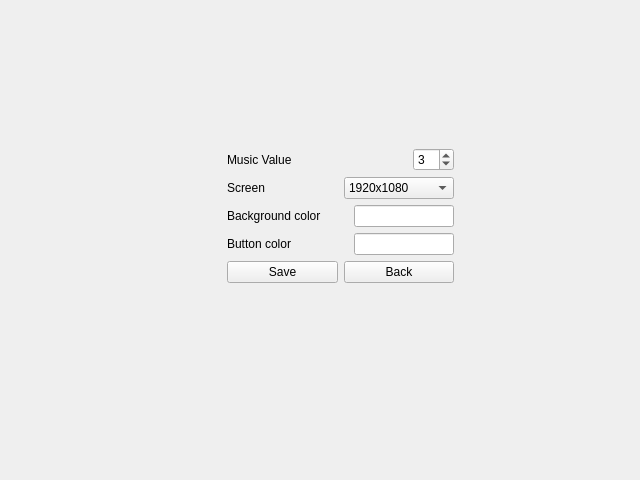
<?xml version="1.0" encoding="UTF-8"?>
<ui version="4.0">
 <class>Settings</class>
 <widget class="QMainWindow" name="Settings">
  <property name="geometry">
   <rect>
    <x>0</x>
    <y>0</y>
    <width>640</width>
    <height>480</height>
   </rect>
  </property>
  <property name="windowTitle">
   <string>MainWindow</string>
  </property>
  <widget class="QWidget" name="centralwidget">
   <widget class="QWidget" name="horizontalLayoutWidget">
    <property name="geometry">
     <rect>
      <x>0</x>
      <y>0</y>
      <width>681</width>
      <height>431</height>
     </rect>
    </property>
    <layout class="QHBoxLayout" name="horizontalLayout">
     <item>
      <spacer name="horizontalSpacer">
       <property name="orientation">
        <enum>Qt::Horizontal</enum>
       </property>
       <property name="sizeHint" stdset="0">
        <size>
         <width>40</width>
         <height>20</height>
        </size>
       </property>
      </spacer>
     </item>
     <item>
      <layout class="QVBoxLayout" name="verticalLayout">
       <item>
        <spacer name="verticalSpacer_2">
         <property name="orientation">
          <enum>Qt::Vertical</enum>
         </property>
         <property name="sizeHint" stdset="0">
          <size>
           <width>20</width>
           <height>40</height>
          </size>
         </property>
        </spacer>
       </item>
       <item>
        <layout class="QHBoxLayout" name="horizontalLayout_2">
         <item>
          <widget class="QLabel" name="Music_label">
           <property name="text">
            <string>Music Value</string>
           </property>
          </widget>
         </item>
         <item>
          <spacer name="horizontalSpacer_3">
           <property name="orientation">
            <enum>Qt::Horizontal</enum>
           </property>
           <property name="sizeHint" stdset="0">
            <size>
             <width>40</width>
             <height>20</height>
            </size>
           </property>
          </spacer>
         </item>
         <item>
          <widget class="QSpinBox" name="Music_range">
           <property name="maximum">
            <number>10</number>
           </property>
           <property name="value">
            <number>3</number>
           </property>
          </widget>
         </item>
        </layout>
       </item>
       <item>
        <layout class="QHBoxLayout" name="horizontalLayout_3">
         <item>
          <widget class="QLabel" name="Screen_label">
           <property name="text">
            <string>Screen</string>
           </property>
          </widget>
         </item>
         <item>
          <widget class="QComboBox" name="Screen_range">
           <item>
            <property name="text">
             <string>1920x1080</string>
            </property>
           </item>
           <item>
            <property name="text">
             <string>640x480</string>
            </property>
           </item>
          </widget>
         </item>
        </layout>
       </item>
       <item>
        <layout class="QHBoxLayout" name="horizontalLayout_5">
         <item>
          <widget class="QLabel" name="Screen_label_2">
           <property name="text">
            <string>Background color</string>
           </property>
          </widget>
         </item>
         <item>
          <widget class="QLineEdit" name="line_color_background">
           <property name="maximumSize">
            <size>
             <width>100</width>
             <height>16777215</height>
            </size>
           </property>
           <property name="maxLength">
            <number>7</number>
           </property>
          </widget>
         </item>
        </layout>
       </item>
       <item>
        <layout class="QHBoxLayout" name="horizontalLayout_6">
         <item>
          <widget class="QLabel" name="Screen_label_3">
           <property name="text">
            <string>Button color</string>
           </property>
          </widget>
         </item>
         <item>
          <widget class="QLineEdit" name="line_color_button">
           <property name="maximumSize">
            <size>
             <width>100</width>
             <height>16777215</height>
            </size>
           </property>
           <property name="maxLength">
            <number>7</number>
           </property>
          </widget>
         </item>
        </layout>
       </item>
       <item>
        <layout class="QHBoxLayout" name="horizontalLayout_4">
         <item>
          <widget class="QPushButton" name="Save_button">
           <property name="text">
            <string>Save</string>
           </property>
          </widget>
         </item>
         <item>
          <widget class="QPushButton" name="Back_button">
           <property name="text">
            <string>Back</string>
           </property>
          </widget>
         </item>
        </layout>
       </item>
       <item>
        <spacer name="verticalSpacer">
         <property name="orientation">
          <enum>Qt::Vertical</enum>
         </property>
         <property name="sizeHint" stdset="0">
          <size>
           <width>20</width>
           <height>40</height>
          </size>
         </property>
        </spacer>
       </item>
      </layout>
     </item>
     <item>
      <spacer name="horizontalSpacer_2">
       <property name="orientation">
        <enum>Qt::Horizontal</enum>
       </property>
       <property name="sizeHint" stdset="0">
        <size>
         <width>40</width>
         <height>20</height>
        </size>
       </property>
      </spacer>
     </item>
    </layout>
   </widget>
  </widget>
 </widget>
 <resources/>
 <connections/>
</ui>
